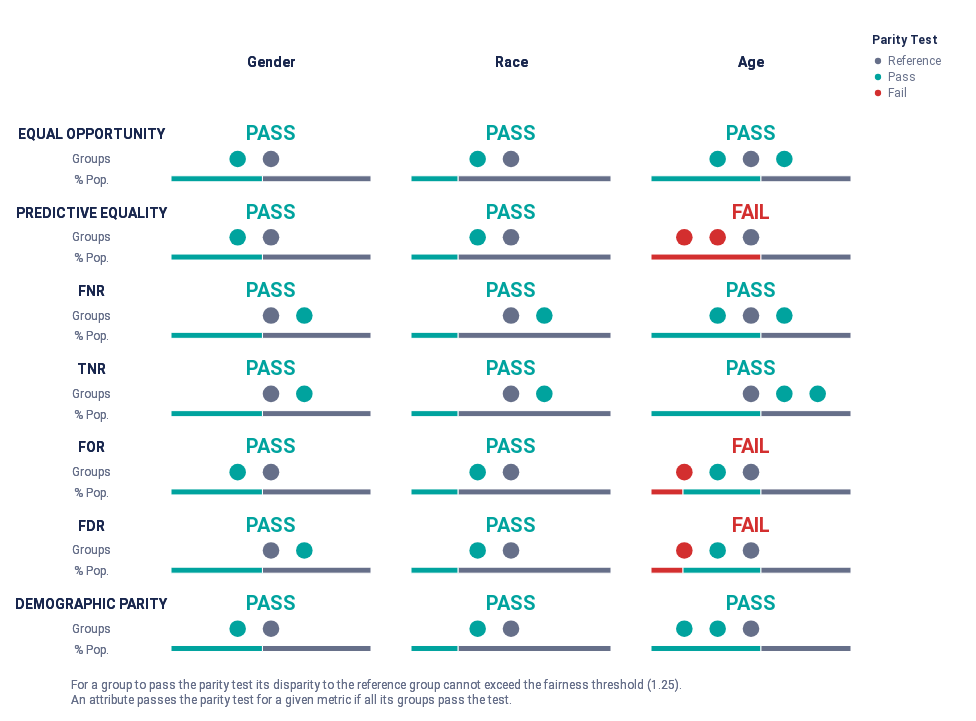
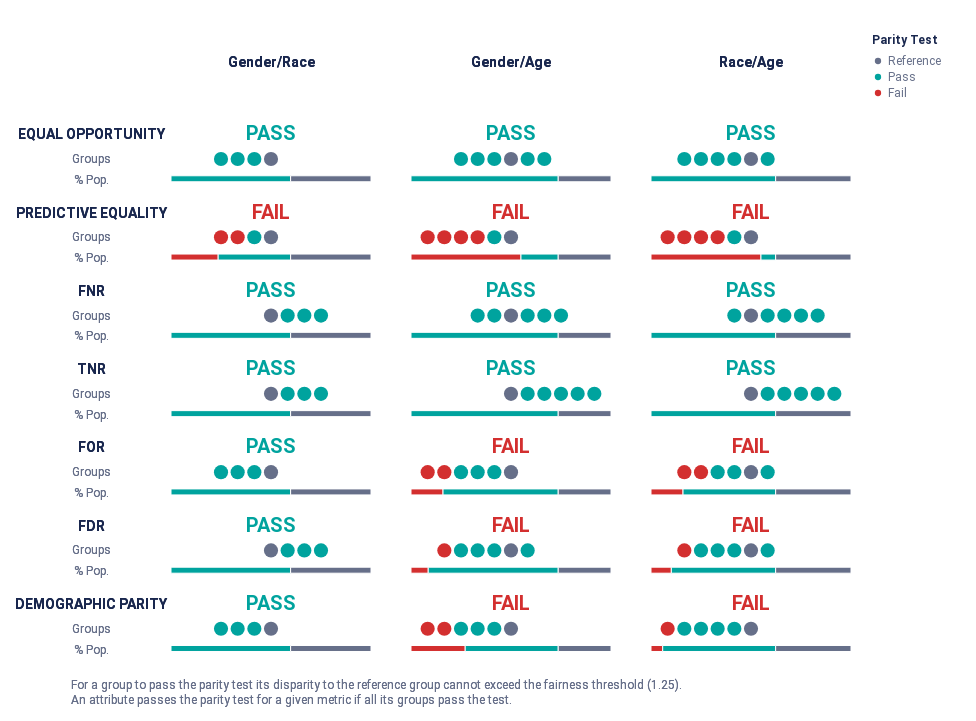
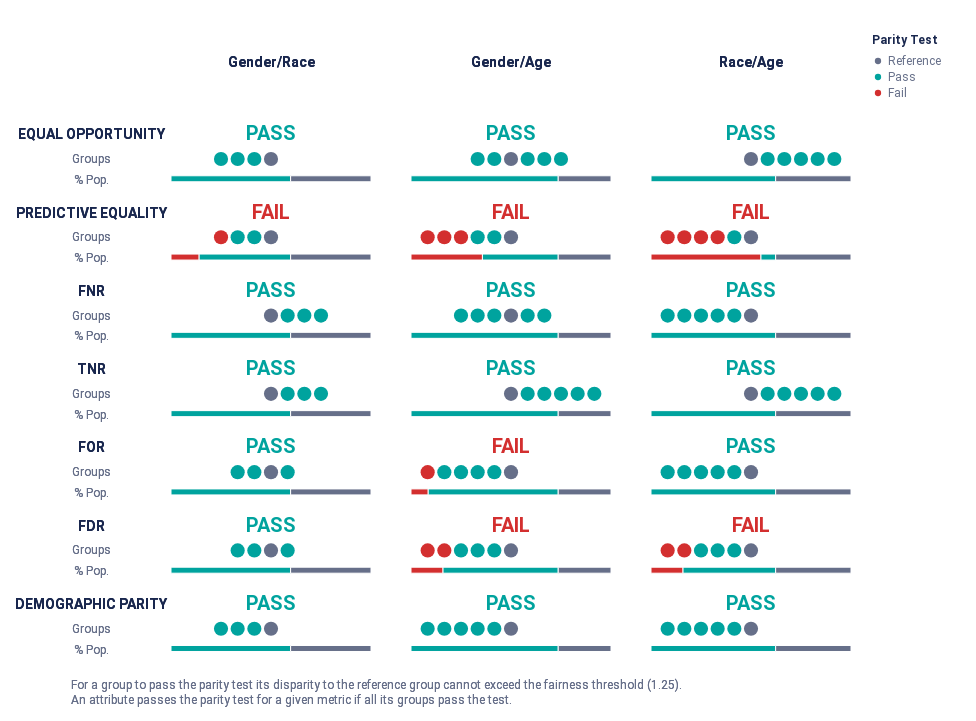

The notebook cell saved with these charts, in order:
### Code cell
# compare disparities to the original dataset
plot_audit(df_test, protected_attributes)
plot_audit(df_test_int, protected_attributes_int)
plot_audit(df_test_transformed, protected_attributes_int)
